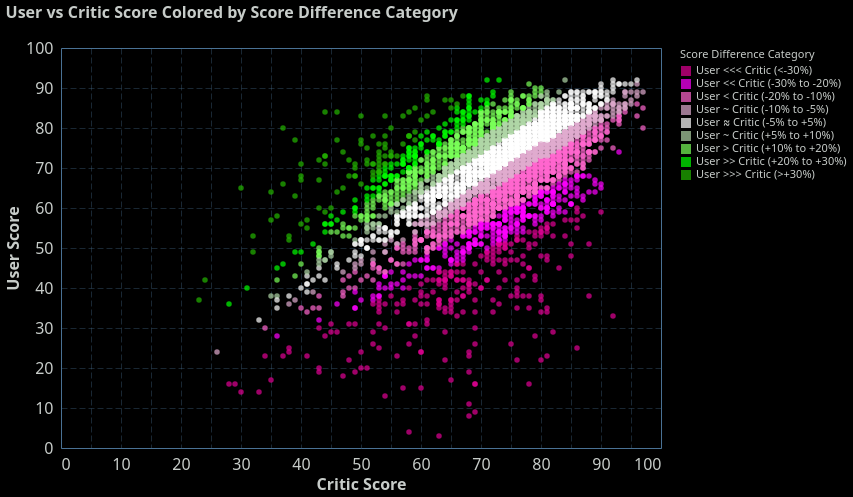

Express this chart as Vega-Lite.
### Vega-Lite specification from a JSON file in a GitHub repository (floating-point values rounded to 4 significant figures; data arrays with more than 128 entries replaced by an {"elided": "..."} marker saying what was removed)
{"config": {"view": {"continuousWidth": 400, "continuousHeight": 300, "stroke": "#4A7295", "strokeWidth": 1}, "background": "#000000", "mark": {"color": "#ff00ff"}, "arc": {"fill": "#ff00ff"}, "area": {"fill": "#ff00ff", "line": true, "fillOpacity": 0.1}, "line": {"stroke": "#ff00ff", "strokeWidth": 2}, "path": {"stroke": "#ff00ff"}, "rect": {"fill": "#ff00ff"}, "shape": {"stroke": "#ff00ff"}, "symbol": {"fill": "#ff00ff"}, "title": {"color": "#C7CCC9", "anchor": "start", "dy": -15, "fontSize": 16, "font": "IBM Plex Sans,system-ui,-apple-system,BlinkMacSystemFont,\".sfnstext-regular\",sans-serif", "fontWeight": 600}, "axisBand": {"grid": false}, "axis": {"labelColor": "#C7CCC9", "labelFontSize": 16, "labelFont": "IBM Plex Sans Condensed, system-ui, -apple-system, BlinkMacSystemFont, \".SFNSText-Regular\", sans-serif", "labelFontWeight": 400, "titleColor": "#C7CCC9", "titleFontWeight": 600, "titleFontSize": 16, "grid": true, "gridColor": "#4A7295", "labelAngle": 0, "domainColor": null, "tickColor": null, "labelPadding": 2, "tickSize": 6, "tickWidth": 0.5, "gridOpacity": 1, "gridZ": 1}, "axisX": {"gridDash": [6, 3], "gridWidth": 0.35, "gridColor": "#4A7295", "labelAngle": 0}, "axisY": {"gridDash": [6, 3], "gridWidth": 0.35, "gridColor": "#4A7295"}, "layer": {"grid": 1, "mark": 0}, "legend": {"labelFontSize": 11, "padding": 1, "symbolType": "square", "labelColor": "#C7CCC9", "titleColor": "#C7CCC9"}, "style": {"guide-label": {"font": "IBM Plex Sans,system-ui,-apple-system,BlinkMacSystemFont,\".sfnstext-regular\",sans-serif", "fill": "#C7CCC9", "fontWeight": 400}, "guide-title": {"font": "IBM Plex Sans,system-ui,-apple-system,BlinkMacSystemFont,\".sfnstext-regular\",sans-serif", "fill": "#C7CCC9", "fontWeight": 400}}, "range": {"category": ["#0000FF", "#FF6600FF", "#44E602", "#ff00ff", "#FFFF00", "#9900CC", "#33CCFF", "#f77976ff", "#CC66FF"]}}, "data": {"name": "data-238edb8fd83b7785187fbc759d577173"}, "mark": {"type": "circle"}, "encoding": {"color": {"field": "metacritic_score_difference_pct_category", "scale": {"range": ["#E20194", "#FF00FF", "#FF66CF", "#DFABCF", "#FFFFFF", "#AFD5A6", "#79FF59", "#00FF00", "#23B700"]}, "sort": ["User <<< Critic (<-30%)", "User << Critic (-30% to -20%)", "User < Critic (-20% to -10%)", "User ~ Critic (-10% to -5%)", "User ≈ Critic (-5% to +5%)", "User ~ Critic (+5% to +10%)", "User > Critic (+10% to +20%)", "User >> Critic (+20% to +30%)", "User >>> Critic (>+30%)"], "title": "Score Difference Category", "type": "nominal"}, "tooltip": [{"field": "name", "type": "nominal"}, {"field": "metacritic_score", "type": "quantitative"}, {"field": "metacritic_user_score_0_100", "type": "quantitative"}, {"field": "metacritic_score_difference", "type": "quantitative"}, {"field": "metacritic_score_difference_pct", "type": "quantitative"}, {"field": "metacritic_score_difference_pct_category", "type": "ordinal"}], "x": {"field": "metacritic_score", "title": "Critic Score", "type": "quantitative"}, "y": {"field": "metacritic_user_score_0_100", "title": "User Score", "type": "quantitative"}}, "height": 400, "params": [{"name": "param_1", "select": {"type": "interval", "encodings": ["x", "y"]}, "bind": "scales"}], "title": "User vs Critic Score Colored by Score Difference Category", "width": 600, "$schema": "https://vega.github.io/schema/vega-lite/v5.20.1.json", "datasets": {"data-238edb8fd83b7785187fbc759d577173": {"elided": "4504 records"}}}
